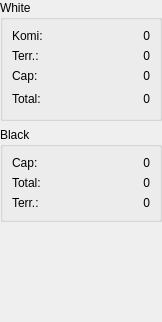
<?xml version="1.0" encoding="UTF-8"?>
<ui version="4.0">
 <class>ScoreTools</class>
 <widget class="QWidget" name="ScoreTools">
  <property name="geometry">
   <rect>
    <x>0</x>
    <y>0</y>
    <width>162</width>
    <height>322</height>
   </rect>
  </property>
  <property name="sizePolicy">
   <sizepolicy hsizetype="MinimumExpanding" vsizetype="Preferred">
    <horstretch>0</horstretch>
    <verstretch>0</verstretch>
   </sizepolicy>
  </property>
  <property name="minimumSize">
   <size>
    <width>138</width>
    <height>260</height>
   </size>
  </property>
  <property name="windowTitle">
   <string>Form</string>
  </property>
  <layout class="QVBoxLayout" name="verticalLayout">
   <property name="spacing">
    <number>6</number>
   </property>
   <property name="margin">
    <number>0</number>
   </property>
   <item>
    <widget class="QGroupBox" name="groupBox">
     <property name="sizePolicy">
      <sizepolicy hsizetype="MinimumExpanding" vsizetype="Preferred">
       <horstretch>0</horstretch>
       <verstretch>0</verstretch>
      </sizepolicy>
     </property>
     <property name="title">
      <string>White</string>
     </property>
     <layout class="QVBoxLayout" name="verticalLayout_4">
      <item>
       <layout class="QVBoxLayout" name="verticalLayout_2">
        <item>
         <layout class="QHBoxLayout" name="_3">
          <property name="spacing">
           <number>6</number>
          </property>
          <property name="margin">
           <number>0</number>
          </property>
          <item>
           <widget class="QLabel" name="TextLabel0">
            <property name="text">
             <string>Komi:</string>
            </property>
            <property name="wordWrap">
             <bool>false</bool>
            </property>
           </widget>
          </item>
          <item>
           <widget class="QLabel" name="komi">
            <property name="text">
             <string>0</string>
            </property>
            <property name="alignment">
             <set>Qt::AlignRight|Qt::AlignTrailing|Qt::AlignVCenter</set>
            </property>
            <property name="wordWrap">
             <bool>false</bool>
            </property>
           </widget>
          </item>
         </layout>
        </item>
        <item>
         <layout class="QHBoxLayout" name="_5">
          <property name="spacing">
           <number>6</number>
          </property>
          <property name="margin">
           <number>0</number>
          </property>
          <item>
           <widget class="QLabel" name="TextLabel1">
            <property name="text">
             <string>Terr.:</string>
            </property>
            <property name="wordWrap">
             <bool>false</bool>
            </property>
           </widget>
          </item>
          <item>
           <widget class="QLabel" name="terrWhite">
            <property name="text">
             <string>0</string>
            </property>
            <property name="alignment">
             <set>Qt::AlignRight|Qt::AlignTrailing|Qt::AlignVCenter</set>
            </property>
            <property name="wordWrap">
             <bool>false</bool>
            </property>
           </widget>
          </item>
         </layout>
        </item>
        <item>
         <layout class="QHBoxLayout" name="_4">
          <property name="spacing">
           <number>6</number>
          </property>
          <property name="margin">
           <number>0</number>
          </property>
          <item>
           <widget class="QLabel" name="TextLabel2">
            <property name="text">
             <string>Cap:</string>
            </property>
            <property name="wordWrap">
             <bool>false</bool>
            </property>
           </widget>
          </item>
          <item>
           <widget class="QLabel" name="capturesWhite">
            <property name="text">
             <string>0</string>
            </property>
            <property name="alignment">
             <set>Qt::AlignRight|Qt::AlignTrailing|Qt::AlignVCenter</set>
            </property>
            <property name="wordWrap">
             <bool>false</bool>
            </property>
           </widget>
          </item>
         </layout>
        </item>
        <item>
         <layout class="QHBoxLayout" name="_2">
          <property name="spacing">
           <number>6</number>
          </property>
          <property name="margin">
           <number>0</number>
          </property>
          <item>
           <widget class="QLabel" name="TextLabel3">
            <property name="text">
             <string>Total:</string>
            </property>
            <property name="wordWrap">
             <bool>false</bool>
            </property>
           </widget>
          </item>
          <item>
           <spacer name="horizontalSpacer_3">
            <property name="orientation">
             <enum>Qt::Horizontal</enum>
            </property>
            <property name="sizeHint" stdset="0">
             <size>
              <width>40</width>
              <height>20</height>
             </size>
            </property>
           </spacer>
          </item>
          <item>
           <widget class="QLabel" name="totalWhite">
            <property name="text">
             <string>0</string>
            </property>
            <property name="alignment">
             <set>Qt::AlignRight|Qt::AlignTrailing|Qt::AlignVCenter</set>
            </property>
            <property name="wordWrap">
             <bool>false</bool>
            </property>
           </widget>
          </item>
         </layout>
        </item>
       </layout>
      </item>
     </layout>
    </widget>
   </item>
   <item>
    <widget class="QGroupBox" name="groupBox_2">
     <property name="sizePolicy">
      <sizepolicy hsizetype="MinimumExpanding" vsizetype="Preferred">
       <horstretch>0</horstretch>
       <verstretch>0</verstretch>
      </sizepolicy>
     </property>
     <property name="title">
      <string>Black</string>
     </property>
     <layout class="QVBoxLayout" name="verticalLayout_5">
      <item>
       <layout class="QVBoxLayout" name="verticalLayout_3">
        <item>
         <layout class="QHBoxLayout" name="_7">
          <property name="spacing">
           <number>6</number>
          </property>
          <property name="margin">
           <number>0</number>
          </property>
          <item>
           <widget class="QLabel" name="TextLabel5">
            <property name="text">
             <string>Cap:</string>
            </property>
            <property name="alignment">
             <set>Qt::AlignLeading|Qt::AlignLeft|Qt::AlignVCenter</set>
            </property>
            <property name="wordWrap">
             <bool>false</bool>
            </property>
           </widget>
          </item>
          <item>
           <widget class="QLabel" name="capturesBlack">
            <property name="text">
             <string>0</string>
            </property>
            <property name="alignment">
             <set>Qt::AlignRight|Qt::AlignTrailing|Qt::AlignVCenter</set>
            </property>
            <property name="wordWrap">
             <bool>false</bool>
            </property>
           </widget>
          </item>
         </layout>
        </item>
        <item>
         <layout class="QHBoxLayout" name="_8">
          <property name="spacing">
           <number>6</number>
          </property>
          <property name="margin">
           <number>0</number>
          </property>
          <item>
           <widget class="QLabel" name="TextLabel6">
            <property name="text">
             <string>Total:</string>
            </property>
            <property name="wordWrap">
             <bool>false</bool>
            </property>
           </widget>
          </item>
          <item>
           <widget class="QLabel" name="totalBlack">
            <property name="text">
             <string>0</string>
            </property>
            <property name="alignment">
             <set>Qt::AlignRight|Qt::AlignTrailing|Qt::AlignVCenter</set>
            </property>
            <property name="wordWrap">
             <bool>false</bool>
            </property>
           </widget>
          </item>
         </layout>
        </item>
        <item>
         <layout class="QHBoxLayout" name="_6">
          <property name="spacing">
           <number>6</number>
          </property>
          <property name="margin">
           <number>0</number>
          </property>
          <item>
           <widget class="QLabel" name="TextLabel4">
            <property name="text">
             <string>Terr.:</string>
            </property>
            <property name="wordWrap">
             <bool>false</bool>
            </property>
           </widget>
          </item>
          <item>
           <widget class="QLabel" name="terrBlack">
            <property name="text">
             <string>0</string>
            </property>
            <property name="alignment">
             <set>Qt::AlignRight|Qt::AlignTrailing|Qt::AlignVCenter</set>
            </property>
            <property name="wordWrap">
             <bool>false</bool>
            </property>
           </widget>
          </item>
         </layout>
        </item>
       </layout>
      </item>
     </layout>
    </widget>
   </item>
   <item>
    <spacer name="verticalSpacer">
     <property name="orientation">
      <enum>Qt::Vertical</enum>
     </property>
     <property name="sizeHint" stdset="0">
      <size>
       <width>20</width>
       <height>93</height>
      </size>
     </property>
    </spacer>
   </item>
  </layout>
 </widget>
 <resources/>
 <connections/>
</ui>
